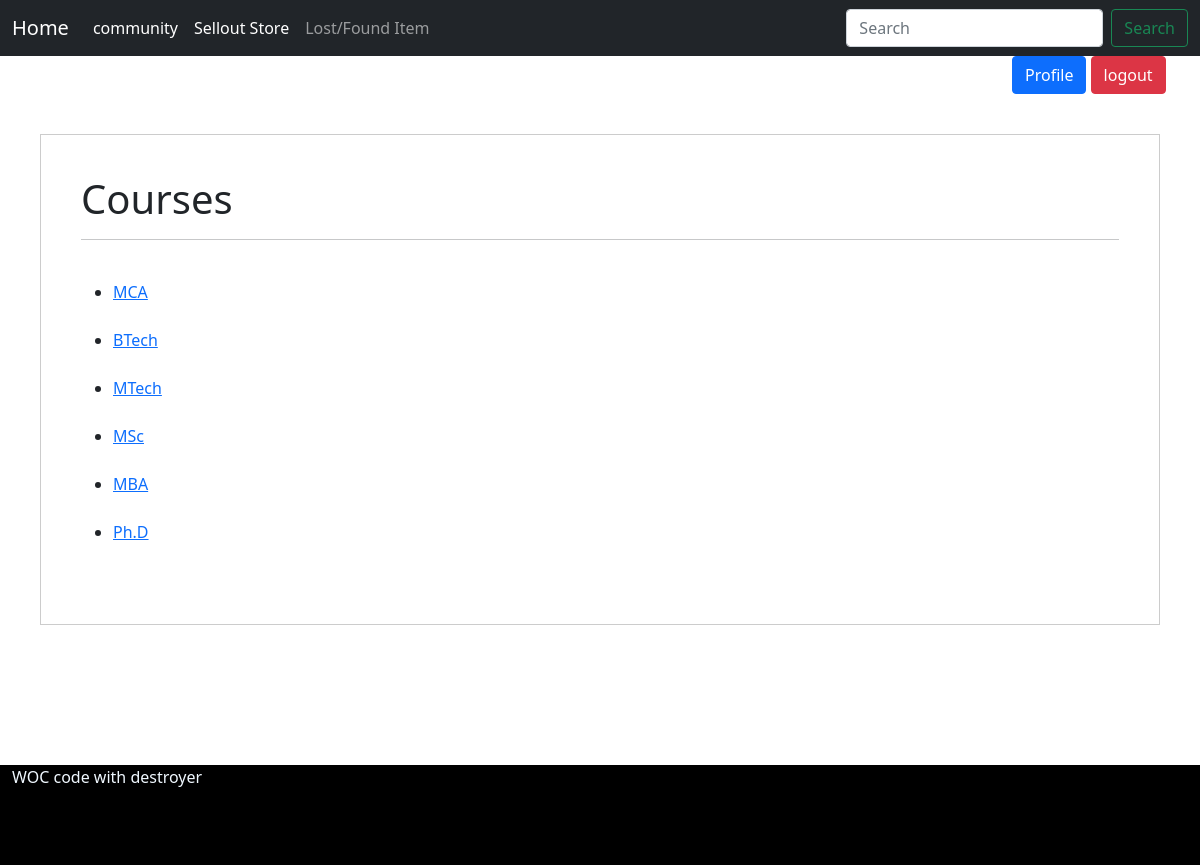
The app's page /notes/ with its own data.
### notes/models.py (models this page shows, shortened)
class Course(models.Model) :
    course = (
        ('BTech', 'BTech'),
        ('MTech', 'MTech'),
        ('MCA', 'MCA'),
        ('MSc', 'MSc'),
        ('MBA', 'MBA'),
        ('Ph.D', 'Ph.D'),
    )
    name = models.CharField(max_length=50,null=False,choices=course)

### notes/views.py (the view)
# urls.py: 2. Add a URL to urlpatterns:  path('', views.home, name='home')
def home(request):
    courses = Course.objects.all()
    return render(request, 'home.html', {'courses': courses})

### notes/templates/home.html (shortened to what this page needs)
{% extends 'base.html' %}
{% block body %}
    <div style="padding:40px;margin:40px;border:1px solid #ccc">
    <h1>Courses</h1>
    <hr>
    <br>
    <ul>
    {% for course in courses %}
       <li>
      <a href="{% url 'course_file' course.pk %}">{{ course.name }}</a>
       </li>
        <br>
    {% endfor %}
    </ul>
    </div>
{% endblock %}

### records on screen
Course: name "MCA"
Course: name "BTech"
Course: name "MTech"
Course: name "MSc"
Course: name "MBA"
Course: name "Ph.D"
